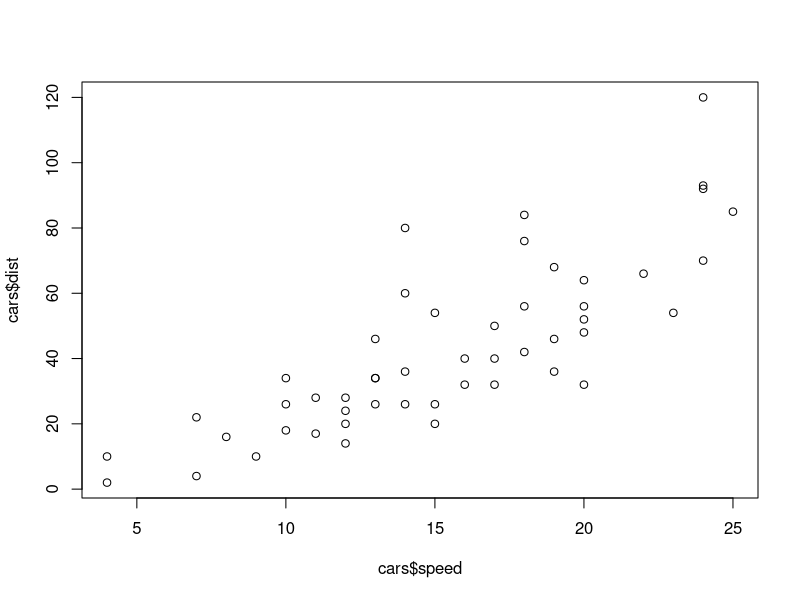
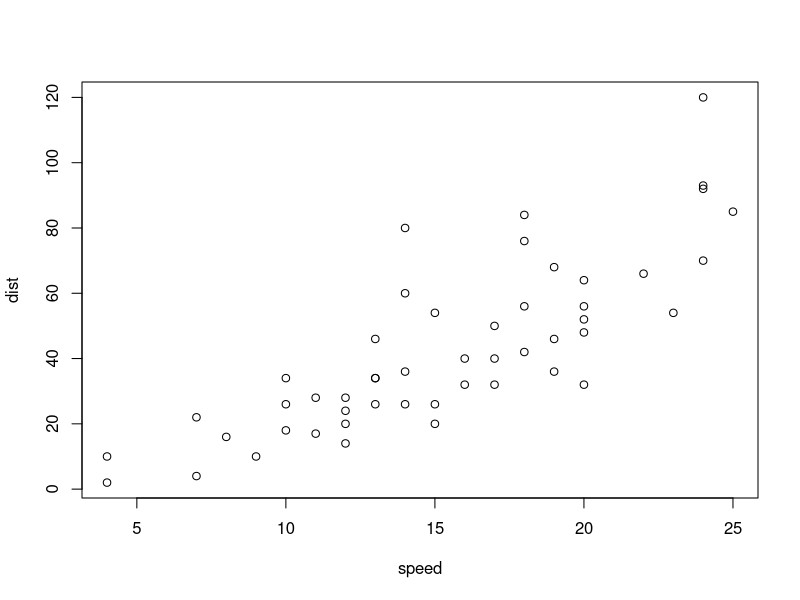
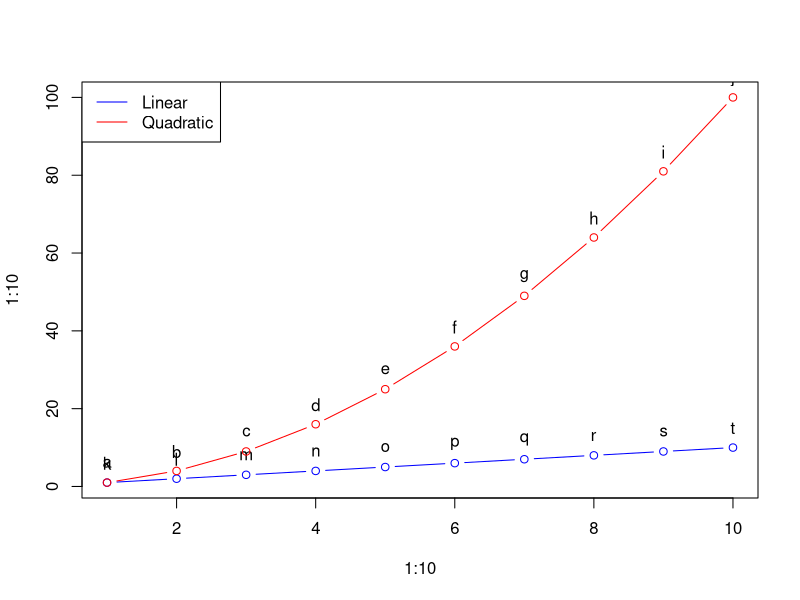
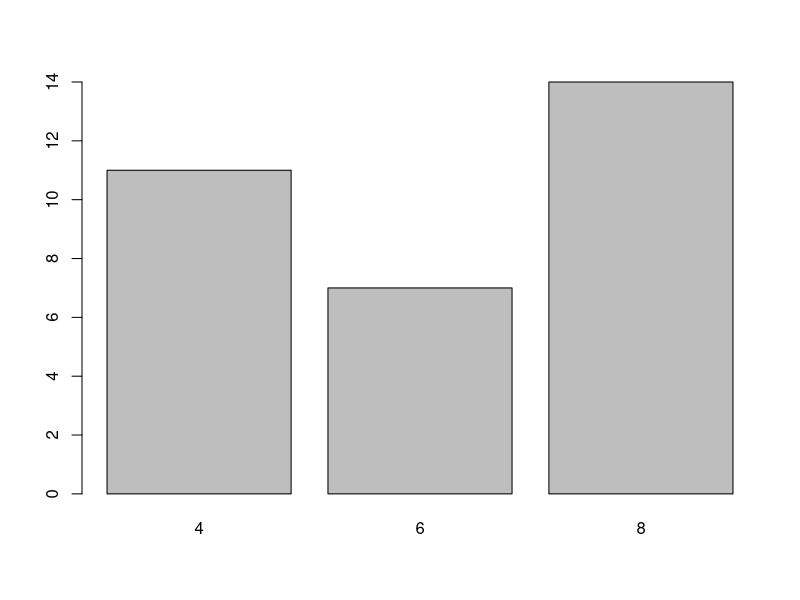
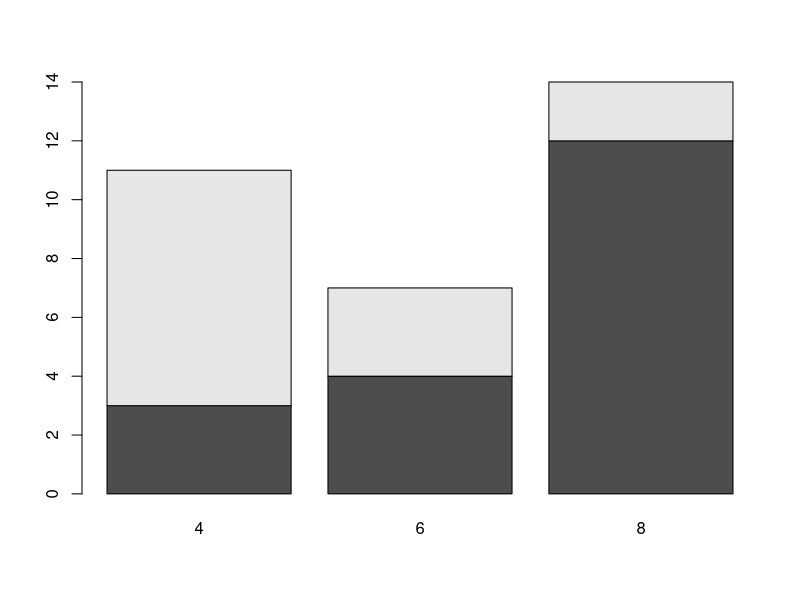
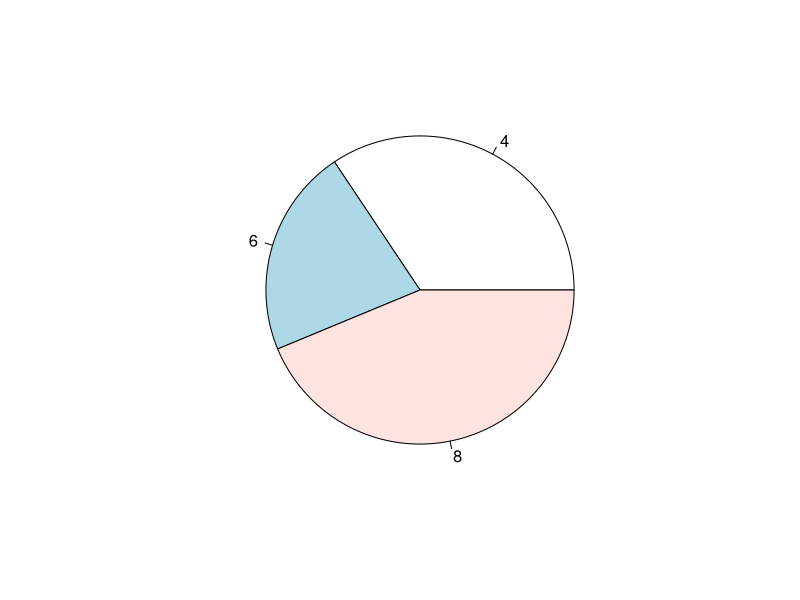
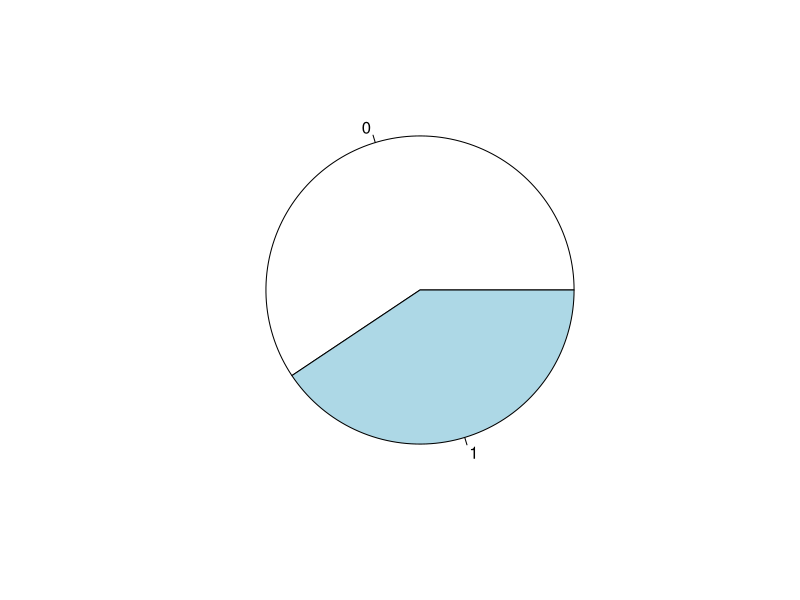
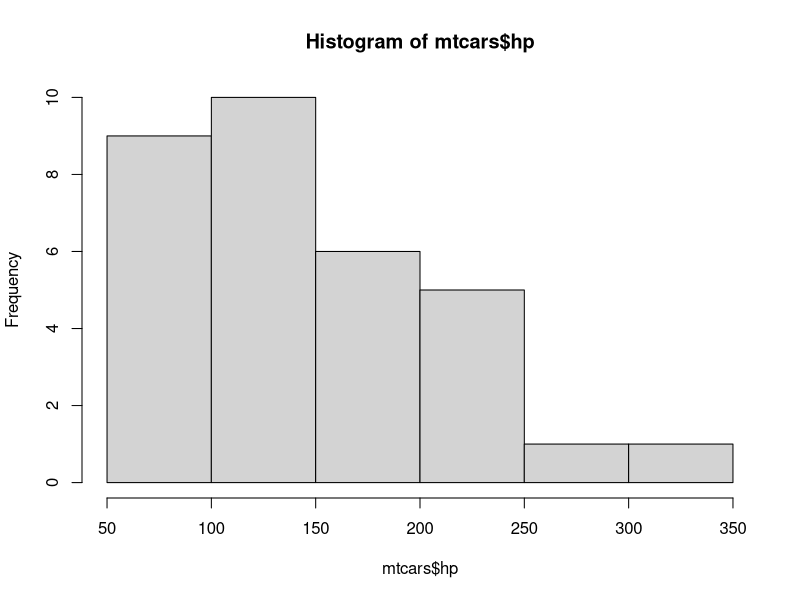

Reproduce these figures in R, in order.
a <- 1
b <- 2

# Conditional operators
a < b # [1] TRUE
a <= b # [1] TRUE
a > b # [1] FALSE
a >= b # [1] FALSE
a == b # [1] FALSE
a != b # [1] TRUE

# Conditional operations
# when we want to do something depending on a certain outcome
if (a < b) {
  print("a is smaller than b")
} else {
  if (a > b) {
    print("a is larger than b")
  } else {
    print("a and b are equal")
  }
}
# [1] "a is smaller than b"

# combine with logical OR and AND operators
if (a == 1 & b == 10) {
  print(" a is equal to 1 AND b is equal to 10")
} else {
  if (a == 1 | b == 10) {
    print(" a is equal to 1 OR b is equal to 10")
  } else {
    print(" a is not equal to 1 AND b is not equal to 10")
  }
}
# [1] " a is equal to 1 OR b is equal to 10"

# While loops
# this adds a random number to sum until its value is larger than 10
sum <- 0
count <- 0
while (sum < 10) {
  count <- count + 1
  sum <- sum + runif(1, 0, 1)
}
# the sum became
print(sum)
# [1] 10.38773
# which took 25 runs
print(count)
# [1] 25

# For loops
vec1 <- rnorm(10)
vec2 <- numeric(10)
vec1
# [1]  0.05391842 -1.25798628 -0.09977247  0.23204376  0.22127451
# [6]  0.67293967  0.11911502  0.38175245  0.85672317 -0.21050192
vec2
# [1] 0 0 0 0 0 0 0 0 0 0

for (i in 1:length(vec1)) {
  vec2[i] <- abs(vec1[i])
}
vec2
# [1]  0.05391842 1.25798628 0.09977247 0.23204376 0.22127451
# [6]  0.67293967 0.11911502 0.38175245 0.85672317 0.21050192

# probably don't use this, because
# 1. for-loops are not very efficient
# 2. the function abs() just takes vectors on its own
# 3. use apply:

# Apply statement
mat <- matrix(rnorm(12), ncol=6)
mat
# [,1]      [,2]      [,3]      [,4]       [,5]       [,6]
# [1,] -0.9131008 0.1839773 0.9529390 -1.085225 -0.3091558 -0.2836499
# [2,]  0.4376866 1.7075856 0.1514961  1.668888  1.7989163  0.2780654
uglyCS <- numeric(ncol(mat))
for (col in 1:ncol(mat)) {
  uglyCS[col] <- sum(mat[,col])
}
uglyCS
# [1] -0.475414286  1.891562915  1.104435079  0.583662482  1.489760442 -0.005584488

elegantCS <- apply(mat, 2, sum)
elegantCS
# [1] -0.475414286  1.891562915  1.104435079  0.583662482  1.489760442 -0.005584488
identical(uglyCS, elegantCS)
# [1] TRUE

# There are variants of the apply function.  They all apply some function FUN on every element of a variable.
?lapply
?sapply

# Functions are also objects:
# myfunction <- function(arg1, arg2, ...) {
#   statements
#   return(object)
# }
fahrenheit_to_celsius <- function(temp_F) {
  temp_C <- (temp_F - 32) * 5 / 9
  return(temp_C) # only one object can be returned
}
fahrenheit_to_celsius(100)

### BASE GRAPHICS
library(car)
plot(x=cars$speed, y=cars$dist)

# Formula notation
plot(dist ~ speed, data=cars)
class(dist ~ speed) # [1] "formula"

# Modifying plots
plot(1:10, 1:10, type="b", col="blue", ylim=c(1,100))
text(1:10, 5+(1:10), letters[11:20] )
points(1:10, (1:10)^2, type="b", col="red")
text(1:10, 5+(1:10)^2, letters[1:10] )
legend("topleft", col=c("blue", "red"), legend=c("Linear","Quadratic"), lty=1)

# Bar plots
(cylinders <- table(mtcars$cyl))
#  4  6  8
# 11  7 14
barplot(cylinders)

# Stacked bar plots
(cylinders <- table(mtcars$am, mtcars$cyl))
#    4  6  8
# 0  3  4 12
# 1  8  3  2
barplot(cylinders)

# Pie charts
pie(table(mtcars$cyl))
pie(table(mtcars$am))
# (never used in a professional setting)

# Histograms
# bar plots/pie charts are for counting, histograms are for showing distribution
hist(mtcars$hp)

# Box plots
# visual representation of distribution / 5 number summary
boxplot(mpg ~ am, data=mtcars)
# never put emphasis on 'outliers' from a boxplot. it just shows you whether your data is left-skewed or right-skewed.
# useful, but not for large amounts of data

# Combining plots
par(mfrow=c(1,3)) # 1 row, 3 columns
plot(dist ~ speed, data=cars)
boxplot(mpg ~ am, data=mtcars)
barplot(cylinders)

# Saving graphics
pdf(file = "data/processed/lectures/Myfile.pdf", width=20, height=10) # size in inches
boxplot(dist~speed, data=cars)
graphics.off()
file.exists("data/processed/lectures/Myfile.pdf") # [1] TRUE

### USING ggplot2
# we will use the mtcars data for this
mtcars
#                      mpg cyl  disp  hp drat    wt  qsec vs am gear carb
# Mazda RX4           21.0   6 160.0 110 3.90 2.620 16.46  0  1    4    4
# Mazda RX4 Wag       21.0   6 160.0 110 3.90 2.875 17.02  0  1    4    4
# Datsun 710          22.8   4 108.0  93 3.85 2.320 18.61  1  1    4    1
# Hornet 4 Drive      21.4   6 258.0 110 3.08 3.215 19.44  1  0    3    1
# Hornet Sportabout   18.7   8 360.0 175 3.15 3.440 17.02  0  0    3    2

library(ggplot2)

p <- ggplot(data=mtcars, x=hp, y=qsec)
p # no output

# we need to add a layer
p <- ggplot(data=mtcars, aes(x=hp, y=qsec))
p1 <- p + geom_point()
p1

# additional aesthetics
mtcars$cyl <- as.factor(mtcars$cyl)
p <- ggplot(data=mtcars, aes(x=hp, y=qsec, col=cyl))
p1 <- p + geom_point()
p1

# other geometries
p + geom_line(size=mtcars$mpg/5)
p + geom_step(size=mtcars$mpg/5)

# statistical summary, like a regression line
ggplot(data=mtcars, aes(x=hp, y=qsec)) +
  geom_point(data=mtcars, aes(color=cyl, size=mpg/5)) +
  geom_smooth(method="lm")

# modify axis, legend and plot labels
ggplot(data=mtcars, aes(x=hp, y=qsec)) +  
  geom_point(data=mtcars, aes(color=cyl,size=mpg/5)) +
  geom_smooth(method="lm") +
  labs(x="Horse Power", y="Time to Quarter Mile",
       size="Miles per Gallon", color="# of cylinders")

# split data into subsets and plot each subset on a different panel
ggplot(data=mtcars, aes(x=hp, y=qsec)) +
  geom_point(data=mtcars, aes(color=cyl,size=mpg/5)) +
  geom_smooth(method="lm") +
  labs(x="Horse Power", y="Time to Quarter Mile",
       size="Miles per Gallon", color="# of cylinders") +
  facet_grid(. ~ cyl)
